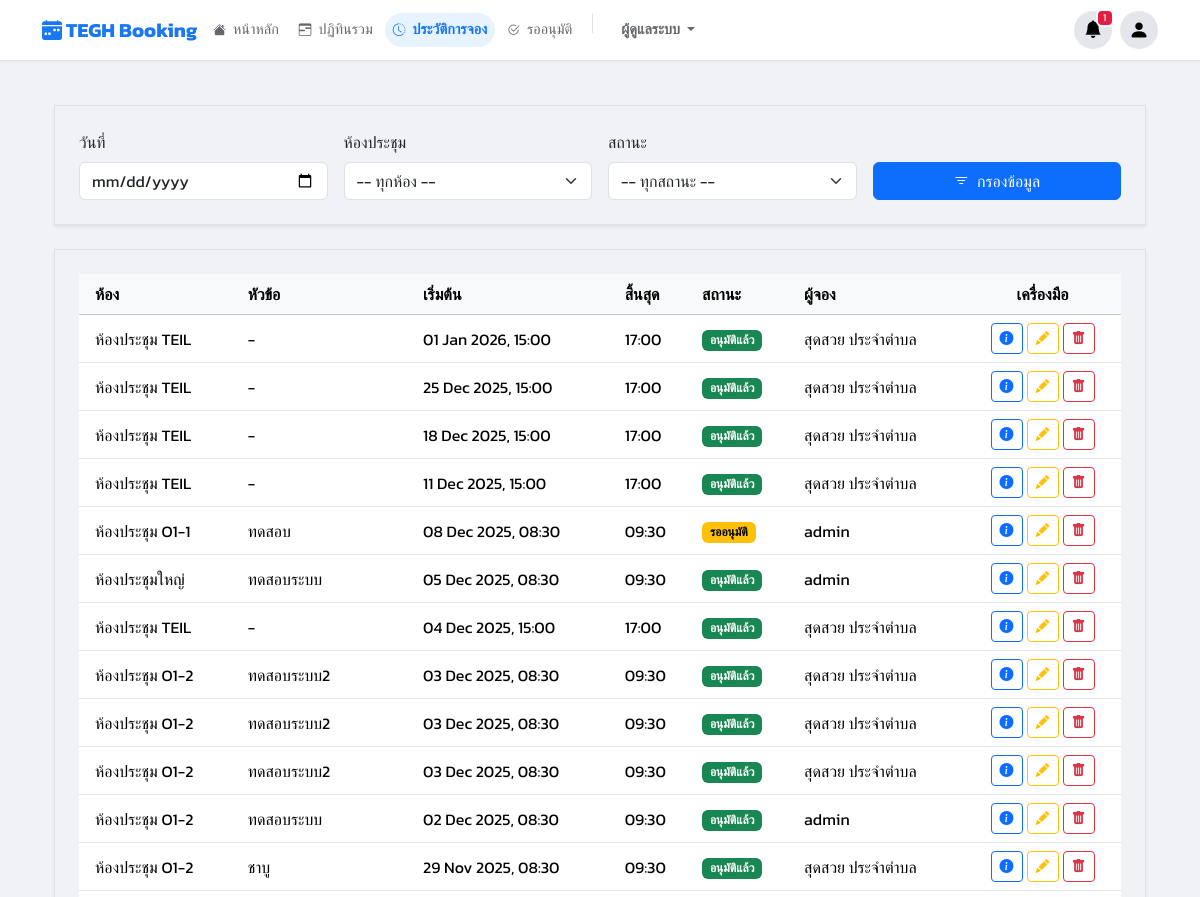
/history/ (signed in, upper part), run on an earlier commit of the app's database.
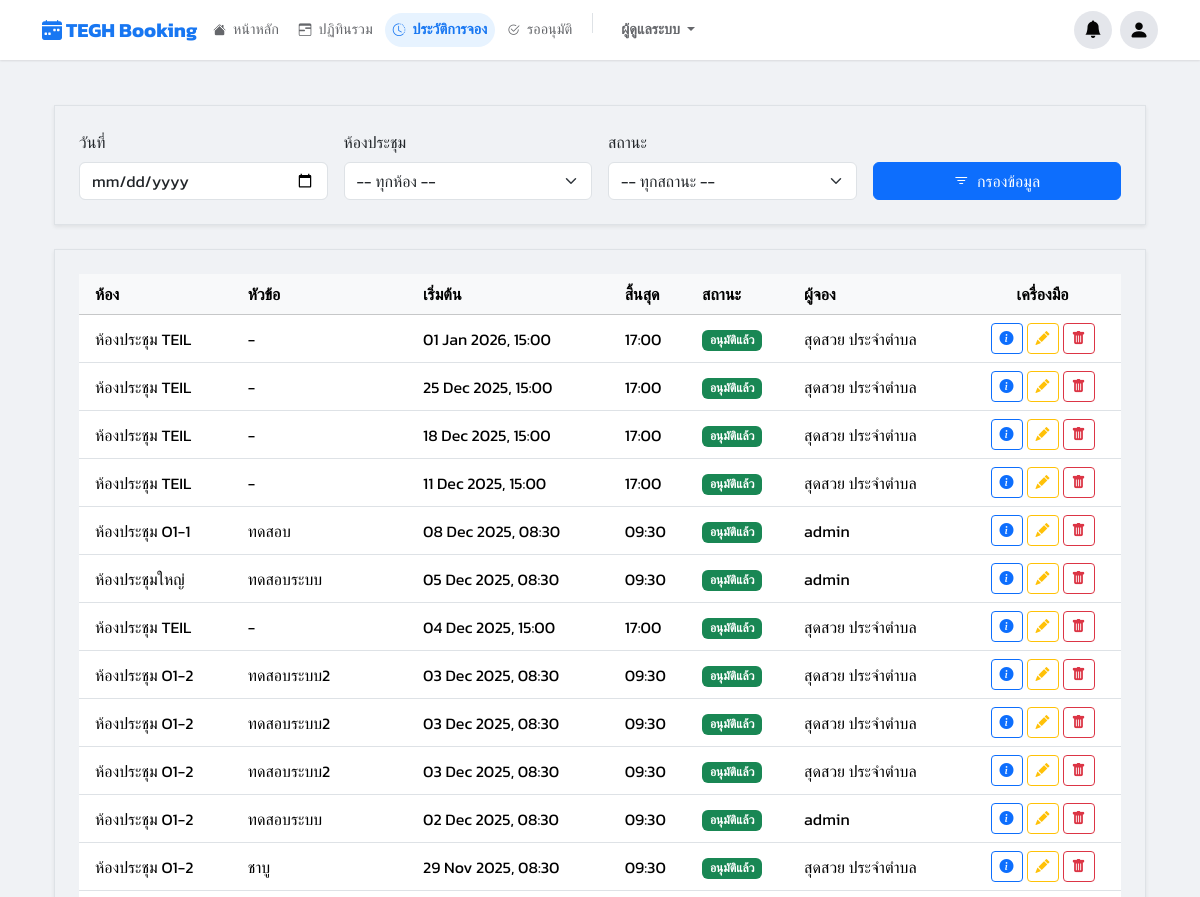
And on a later commit of the database.
### booking/models.py (models this page shows, shortened)
class Booking(models.Model):
    user = models.ForeignKey(User, on_delete=models.SET_NULL, null=True, related_name='bookings')
    room = models.ForeignKey(Room, on_delete=models.CASCADE, related_name='bookings')
    title = models.CharField(max_length=200)
    start_time = models.DateTimeField()
    end_time = models.DateTimeField()
    chairman = models.CharField(max_length=200, blank=True, null=True)
    department = models.CharField(max_length=200, blank=True, null=True)
    participant_count = models.PositiveIntegerField(default=1)
    participants = models.ManyToManyField(User, related_name='participating_in', blank=True)
    presentation_file = models.FileField(upload_to='presentations/', blank=True, null=True)
    description = models.TextField(blank=True, null=True)
    additional_requests = models.TextField(blank=True, null=True)
    additional_notes = models.TextField(blank=True, null=True)
    STATUS_CHOICES = [
        ('PENDING', 'รออนุมัติ'),
        ('APPROVED', 'อนุมัติแล้ว'),
        ('REJECTED', 'ไม่อนุมัติ'),
        ('CANCELLED', 'ยกเลิกแล้ว'),
    ]
    status = models.CharField(max_length=10, choices=STATUS_CHOICES, default='PENDING')
    created_at = models.DateTimeField(auto_now_add=True)
    updated_at = models.DateTimeField(auto_now=True)
    parent_booking = models.ForeignKey(
        'self',
        on_delete=models.CASCADE,
        null=True,
        blank=True,
        related_name='child_bookings',
        help_text="การจองนี้ เป็นส่วนหนึ่งของการจองซ้ำ (ชี้ไปที่การจองแรก)"
    )
    recurrence_rule = models.CharField(max_length=20, blank=True, null=True)
    outlook_event_id = models.CharField(
        max_length=255,
        blank=True,
        null=True,
        verbose_name="Outlook Event ID",
        help_text="ID ของ Event ที่ถูกสร้างใน Microsoft Calendar"
    )
    @property
    def is_past(self):
        if not self.end_time:
            return False
        return timezone.now() > self.end_time

class Room(models.Model):
    name = models.CharField(max_length=100)
    building = models.CharField(max_length=100, blank=True, null=True)
    floor = models.CharField(max_length=50, blank=True, null=True)
    location = models.CharField(max_length=255, blank=True, null=True, help_text="")
    capacity = models.PositiveIntegerField(default=1)
    equipment_in_room = models.TextField(blank=True, null=True, help_text="ระบุอุปกรณ์แต่ละอย่างในบรรทัดใหม่")
    image = models.ImageField(upload_to='room_images/', blank=True, null=True, verbose_name="รูปภาพห้อง")
    approver = models.ForeignKey(
        User,
        on_delete=models.SET_NULL,
        null=True,
        blank=True,
        related_name='approvable_rooms',
        help_text="เลือก User ที่มีสิทธิ์อนุมัติห้องนี้ (ถ้าเว้นว่าง = Admin กลาง)"
    )
    is_maintenance = models.BooleanField(
        default=False,
        verbose_name="ปิดปรับปรุง (โหมดแมนนวล)",
    )
    maintenance_start = models.DateTimeField(
        null=True, blank=True,
        verbose_name="เริ่มปิดปรับปรุง (อัตโนมัติ)"
    )
    maintenance_end = models.DateTimeField(
        null=True, blank=True,
        verbose_name="สิ้นสุดปิดปรับปรุง (อัตโนมัติ)"
    )
    line_notify_token = models.CharField(
        max_length=50,
        blank=True,
        null=True,
        verbose_name="LINE Notify Token",
        help_text="โทเคนสำหรับแจ้งเตือนไปยังกลุ่ม LINE ประจำห้อง (ถ้ามี)"
    )
    teams_webhook_url = models.TextField(
        blank=True,
        null=True,
        verbose_name="Teams Webhook URL",
        help_text="URL สำหรับแจ้งเตือนไปยัง Channel Teams ประจำห้อง (ถ้ามี)"
    )

### booking/views.py (the view)
# urls.py: path('history/', views.history_view, name='history'),
@login_required
def history_view(request):
    qs = Booking.objects.all() if is_admin(request.user) else Booking.objects.filter(user=request.user)
    ctx = get_base_context(request); ctx.update({'bookings_list': qs.order_by('-start_time'), 'status_choices': Booking.STATUS_CHOICES})
    return render(request, 'pages/history.html', ctx)

### booking/views.py (called while the page is built)
def is_admin(user):
    return user.is_authenticated and (user.is_superuser or user.groups.filter(name='Admin').exists())

def is_approver_or_admin(user):
    return user.is_authenticated and (user.is_superuser or user.groups.filter(name__in=['Approver', 'Admin']).exists())

### templates/pages/history.html (shortened to what the changed rows need)
{% extends 'base.html' %}
{% load static %}
{% block content %}
<div class="container-fluid py-4">
    <div class="content-card shadow-sm border p-3 p-md-4">
        <div class="table-responsive">
            <table class="table table-hover mb-0 align-middle">
                <thead class="table-light">
                    <tr>
                        <th scope="col" class="ps-3">ห้อง</th>
                        <th scope="col">หัวข้อ</th>
                        <th scope="col">เริ่มต้น</th>
                        <th scope="col">สิ้นสุด</th>
                        <th scope="col">สถานะ</th>
                        {% if is_admin_user %}
                        <th scope="col">ผู้จอง</th>
                        {% endif %}
                        <th scope="col" class="text-center">เครื่องมือ</th>
                    </tr>
                </thead>
                <tbody>
                    {% for booking in bookings_list %}
                    <tr>
                        <td class="ps-3">{{ booking.room.name }}</td>
                        <td>{{ booking.title }}</td>
                        <td>{{ booking.start_time|date:"d M Y, H:i" }}</td>
                        <td>{{ booking.end_time|date:"H:i" }}</td>
                        <td>
                            {% if booking.status == 'APPROVED' %}
                                {% if booking.is_past %}
                                    <span class="badge bg-past">เสร็จสิ้น</span>
                                {% else %}
                                    <span class="badge bg-success">อนุมัติแล้ว</span>
                                {% endif %}
                            {% elif booking.status == 'PENDING' %}
                                <span class="badge bg-warning text-dark">รออนุมัติ</span>
                            {% elif booking.status == 'REJECTED' %}
                                <span class="badge bg-danger">ถูกปฏิเสธ</span>
                            {% elif booking.status == 'CANCELLED' %}
                                <span class="badge bg-secondary">ยกเลิกแล้ว</span>
                            {% endif %}
                        </td>
                        {% if is_admin_user %}
                        <td>
                            {% if booking.user %}
                                {{ booking.user.get_full_name|default:booking.user.username }}
                            {% else %}
                                <span class="text-muted small">(ผู้ใช้ถูกลบ)</span>
                            {% endif %}
                        </td>
                        {% endif %}
                        <td class="text-center">
                            <div class="d-inline-flex gap-1" role="group">
                                <a href="{% url 'booking_detail' booking.id %}" class="btn btn-sm btn-outline-primary" title="ดูรายละเอียด">
                                    <i class="bi bi-info-circle-fill"></i>
                                </a>
                                {% if is_admin_user or not booking.is_past and booking.user == request.user %}
                                    <a href="{% url 'edit_booking' booking.id %}" class="btn btn-sm btn-outline-warning" title="แก้ไข">
                                        <i class="bi bi-pencil-fill"></i>
                                    </a>
                                    <button type="button" class="btn btn-sm btn-outline-danger delete-booking-btn"
                                            title="ยกเลิกการจอง"
                                            data-bs-toggle="modal"
                                            data-bs-target="#deleteConfirmModal"
                                            data-delete-url="{% url 'delete_booking' booking.id %}"
                                            data-booking-title="{{ booking.title|escapejs }}">
                                        <i class="bi bi-trash-fill"></i>
                                    </button>
                                {% endif %}
                            </div>
                        </td>
                    </tr>
                    {% endfor %}
                </tbody>
            </table>
        </div>
    </div>
</div>
{% endblock %}

What changed in the data, as far as the page shows it:
changed Booking "ทดสอบ": status "รออนุมัติ" → "อนุมัติแล้ว"
Also different on the page:
{{ pending_count }}: "1" → (not shown)
